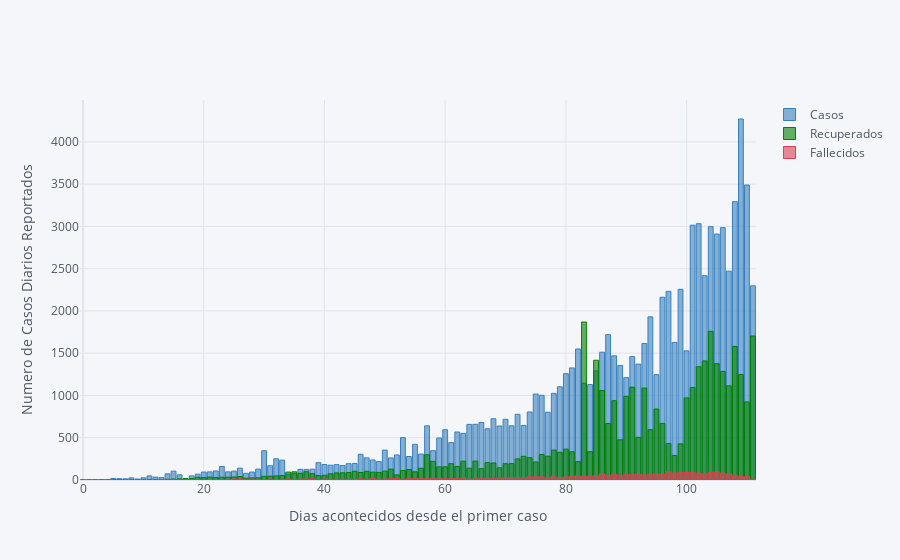

Notebook source saved alongside this figure:
### Markdown cell above
Barplot of the daily reported cases

### Code cell
df_days[['Casos','Recuperados',"Fallecidos"]].\
            iplot(kind='bar',colors=["blue", "green", "red"], xTitle='Dias acontecidos desde el primer caso',
                 yTitle="Numero de Casos Diarios Reportados",barmode="overlay")

### Figure 1 — Plotly figure (JSON) as saved in the notebook; plotly's stock layout.template omitted (floating-point values rounded to 4 significant figures)
{"data": [{"marker": {"color": "rgba(55, 128, 191, 0.6)", "line": {"color": "rgba(55, 128, 191, 1.0)", "width": 1}}, "name": "Casos", "orientation": "v", "text": "", "type": "bar", "x": [0, 1, 2, 3, 4, 5, 6, 7, 8, 9, 10, 11, 12, 13, 14, 15, 16, 17, 18, 19, 20, 21, 22, 23, 24, 25, 26, 27, 28, 29, 30, 31, 32, 33, 34, 35, 36, 37, 38, 39, 40, 41, 42, 43, 44, 45, 46, 47, 48, 49, 50, 51, 52, 53, 54, 55, 56, 57, 58, 59, 60, 61, 62, 63, 64, 65, 66, 67, 68, 69, 70, 71, 72, 73, 74, 75, 76, 77, 78, 79, 80, 81, 82, 83, 84, 85, 86, 87, 88, 89, 90, 91, 92, 93, 94, 95, 96, 97, 98, 99, 100, 101, 102, 103, 104, 105, 106, 107, 108, 109, 110, 111], "y": [1, 2, 6, 5, 5, 18, 16, 14, 25, 12, 26, 48, 34, 29, 73, 105, 61, 10, 49, 69, 94, 96, 107, 160, 96, 105, 140, 79, 94, 129, 346, 169, 251, 235, 67, 76, 126, 125, 128, 205, 183, 175, 182, 171, 193, 195, 304, 262, 237, 218, 354, 261, 296, 501, 278, 422, 307, 641, 347, 497, 595, 443, 568, 551, 658, 659, 681, 606, 725, 639, 718, 641, 777, 645, 805, 1017, 1002, 802, 1025, 1103, 1258, 1326, 1550, 1145, 1129, 1291, 1512, 1720, 1469, 1355, 1211, 1460, 1371, 1615, 1930, 1246, 2162, 2232, 1628, 2256, 1528, 3015, 3032, 2417, 2997, 2910, 2986, 2471, 3293, 4271, 3490, 2297]}, {"marker": {"color": "rgba(0, 128, 0, 0.6)", "line": {"color": "rgba(0, 128, 0, 1.0)", "width": 1}}, "name": "Recuperados", "orientation": "v", "text": "", "type": "bar", "x": [0, 1, 2, 3, 4, 5, 6, 7, 8, 9, 10, 11, 12, 13, 14, 15, 16, 17, 18, 19, 20, 21, 22, 23, 24, 25, 26, 27, 28, 29, 30, 31, 32, 33, 34, 35, 36, 37, 38, 39, 40, 41, 42, 43, 44, 45, 46, 47, 48, 49, 50, 51, 52, 53, 54, 55, 56, 57, 58, 59, 60, 61, 62, 63, 64, 65, 66, 67, 68, 69, 70, 71, 72, 73, 74, 75, 76, 77, 78, 79, 80, 81, 82, 83, 84, 85, 86, 87, 88, 89, 90, 91, 92, 93, 94, 95, 96, 97, 98, 99, 100, 101, 102, 103, 104, 105, 106, 107, 108, 109, 110, 111], "y": [0, 0, 0, 0, 1, 1, 1, 0, 1, 0, 1, 2, 4, 3, 9, 11, 13, 17, 18, 32, 29, 35, 29, 33, 33, 36, 41, 21, 25, 26, 44, 45, 49, 54, 94, 97, 80, 98, 75, 53, 56, 73, 84, 85, 88, 104, 89, 103, 93, 90, 105, 129, 61, 113, 124, 97, 139, 299, 221, 156, 156, 193, 160, 223, 140, 224, 134, 205, 202, 144, 193, 194, 250, 280, 264, 213, 302, 282, 354, 328, 365, 334, 218, 1869, 335, 1417, 1058, 669, 938, 476, 991, 1098, 504, 1088, 596, 840, 669, 432, 289, 428, 971, 1095, 1340, 1409, 1759, 1376, 1285, 1114, 1580, 1248, 924, 1704]}, {"marker": {"color": "rgba(219, 64, 82, 0.6)", "line": {"color": "rgba(219, 64, 82, 1.0)", "width": 1}}, "name": "Fallecidos", "orientation": "v", "text": "", "type": "bar", "x": [0, 1, 2, 3, 4, 5, 6, 7, 8, 9, 10, 11, 12, 13, 14, 15, 16, 17, 18, 19, 20, 21, 22, 23, 24, 25, 26, 27, 28, 29, 30, 31, 32, 33, 34, 35, 36, 37, 38, 39, 40, 41, 42, 43, 44, 45, 46, 47, 48, 49, 50, 51, 52, 53, 54, 55, 56, 57, 58, 59, 60, 61, 62, 63, 64, 65, 66, 67, 68, 69, 70, 71, 72, 73, 74, 75, 76, 77, 78, 79, 80, 81, 82, 83, 84, 85, 86, 87, 88, 89, 90, 91, 92, 93, 94, 95, 96, 97, 98, 99, 100, 101, 102, 103, 104, 105, 106, 107, 108, 109, 110, 111], "y": [0, 0, 0, 0, 0, 0, 0, 1, 0, 0, 0, 0, 0, 1, 1, 1, 4, 2, 3, 5, 1, 5, 5, 4, 7, 13, 15, 8, 12, 8, 5, 12, 5, 8, 12, 7, 11, 12, 16, 4, 12, 9, 9, 9, 8, 9, 15, 10, 18, 11, 11, 19, 21, 11, 19, 18, 21, 19, 23, 25, 17, 17, 18, 26, 11, 14, 18, 21, 19, 20, 26, 29, 31, 25, 39, 40, 39, 27, 44, 30, 38, 46, 50, 45, 48, 52, 75, 55, 67, 58, 63, 66, 71, 60, 70, 73, 68, 99, 83, 88, 91, 87, 82, 75, 93, 96, 82, 77, 57, 41, 43, 11]}], "layout": {"barmode": "overlay", "legend": {"bgcolor": "#F5F6F9", "font": {"color": "#4D5663"}}, "paper_bgcolor": "#F5F6F9", "plot_bgcolor": "#F5F6F9", "title": {"font": {"color": "#4D5663"}}, "xaxis": {"gridcolor": "#E1E5ED", "showgrid": true, "tickfont": {"color": "#4D5663"}, "title": {"font": {"color": "#4D5663"}, "text": "Dias acontecidos desde el primer caso"}, "zerolinecolor": "#E1E5ED"}, "yaxis": {"gridcolor": "#E1E5ED", "showgrid": true, "tickfont": {"color": "#4D5663"}, "title": {"font": {"color": "#4D5663"}, "text": "Numero de Casos Diarios Reportados"}, "zerolinecolor": "#E1E5ED"}}}
